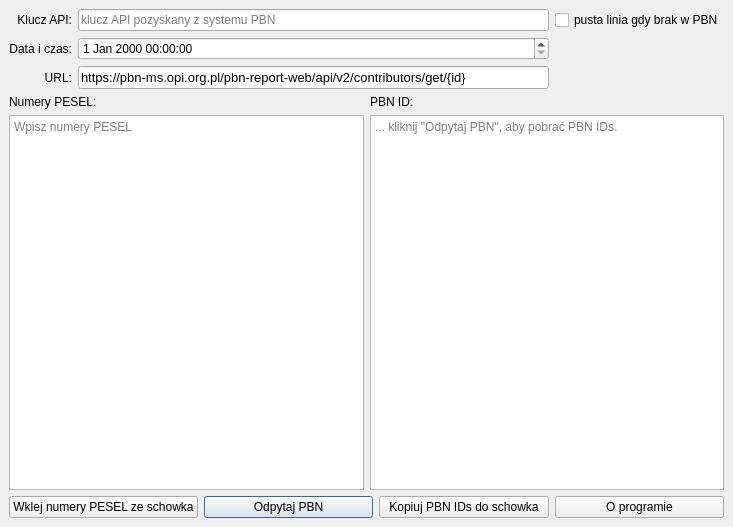
<?xml version="1.0" encoding="UTF-8"?>
<ui version="4.0">
 <class>MainWindow</class>
 <widget class="QMainWindow" name="MainWindow">
  <property name="geometry">
   <rect>
    <x>0</x>
    <y>0</y>
    <width>733</width>
    <height>527</height>
   </rect>
  </property>
  <property name="cursor">
   <cursorShape>ArrowCursor</cursorShape>
  </property>
  <property name="windowTitle">
   <string>pesel2pbn</string>
  </property>
  <widget class="QWidget" name="centralwidget">
   <property name="minimumSize">
    <size>
     <width>733</width>
     <height>363</height>
    </size>
   </property>
   <layout class="QGridLayout" name="gridLayout_2">
    <item row="0" column="0">
     <layout class="QVBoxLayout" name="verticalLayout_3">
      <item>
       <layout class="QGridLayout" name="gridLayout">
        <item row="2" column="0">
         <widget class="QLabel" name="label_5">
          <property name="text">
           <string>Data i czas:</string>
          </property>
          <property name="alignment">
           <set>Qt::AlignRight|Qt::AlignTrailing|Qt::AlignVCenter</set>
          </property>
         </widget>
        </item>
        <item row="0" column="3">
         <widget class="QCheckBox" name="emptyLineIfNoPBN">
          <property name="toolTip">
           <string>&lt;html&gt;&lt;head/&gt;&lt;body&gt;&lt;p&gt;Jeżeli brak danego PESEL w PBN, program wstawi domyślnie tekst &amp;quot;Brak w PBN&amp;quot; w listę rezultatów. &lt;/p&gt;&lt;p&gt;Jednakże, jeżeli pożądane przez Ciebie działanie to wstawienie tam pustej linii, wówczas zaznacz tę kontrolkę.&lt;/p&gt;&lt;/body&gt;&lt;/html&gt;</string>
          </property>
          <property name="text">
           <string>pusta linia gdy brak w PBN</string>
          </property>
         </widget>
        </item>
        <item row="2" column="2">
         <widget class="QDateTimeEdit" name="dateTimeEdit">
          <property name="toolTip">
           <string>Parametr daty i czasu zostanie użyty do wygenerowania klucza dostępowego API</string>
          </property>
         </widget>
        </item>
        <item row="0" column="0">
         <widget class="QLabel" name="label">
          <property name="text">
           <string>Klucz API:</string>
          </property>
          <property name="alignment">
           <set>Qt::AlignRight|Qt::AlignTrailing|Qt::AlignVCenter</set>
          </property>
         </widget>
        </item>
        <item row="0" column="2">
         <widget class="QLineEdit" name="token">
          <property name="toolTip">
           <string>Token autoryzacyjny może otrzymać osoba mająca uprawnienia 
zarządzającego bibliografią w POLon/PBN.</string>
          </property>
          <property name="placeholderText">
           <string>klucz API pozyskany z systemu PBN</string>
          </property>
         </widget>
        </item>
        <item row="3" column="0">
         <widget class="QLabel" name="label_4">
          <property name="text">
           <string>URL:</string>
          </property>
          <property name="alignment">
           <set>Qt::AlignRight|Qt::AlignTrailing|Qt::AlignVCenter</set>
          </property>
         </widget>
        </item>
        <item row="3" column="2">
         <widget class="QLineEdit" name="url">
          <property name="font">
           <font>
            <pointsize>10</pointsize>
           </font>
          </property>
          <property name="text">
           <string>https://pbn-ms.opi.org.pl/pbn-report-web/api/v2/contributors/get/{id}</string>
          </property>
          <property name="placeholderText">
           <string>adres URL do wykonania zapytania o PBN ID</string>
          </property>
         </widget>
        </item>
       </layout>
      </item>
      <item>
       <layout class="QHBoxLayout" name="horizontalLayout_2">
        <item>
         <layout class="QVBoxLayout" name="verticalLayout">
          <item>
           <widget class="QLabel" name="label_2">
            <property name="text">
             <string>Numery PESEL:</string>
            </property>
           </widget>
          </item>
          <item>
           <widget class="QPlainTextEdit" name="numeryPESEL">
            <property name="placeholderText">
             <string>Wpisz numery PESEL</string>
            </property>
           </widget>
          </item>
         </layout>
        </item>
        <item>
         <layout class="QVBoxLayout" name="verticalLayout_2">
          <item>
           <widget class="QLabel" name="label_3">
            <property name="text">
             <string>PBN ID:</string>
            </property>
           </widget>
          </item>
          <item>
           <widget class="QPlainTextEdit" name="numeryPBN">
            <property name="readOnly">
             <bool>true</bool>
            </property>
            <property name="placeholderText">
             <string>... kliknij &quot;Odpytaj PBN&quot;, aby pobrać PBN IDs.</string>
            </property>
           </widget>
          </item>
         </layout>
        </item>
       </layout>
      </item>
      <item>
       <layout class="QHBoxLayout" name="horizontalLayout_3">
        <item>
         <widget class="QPushButton" name="pastePESEL">
          <property name="text">
           <string>Wklej numery PESEL ze schowka</string>
          </property>
         </widget>
        </item>
        <item>
         <widget class="QPushButton" name="wykonajButton">
          <property name="toolTip">
           <string>Kliknij, aby uruchomić procedurę pobrania numerów z PBN.</string>
          </property>
          <property name="text">
           <string>Odpytaj PBN</string>
          </property>
          <property name="shortcut">
           <string>Alt+W</string>
          </property>
          <property name="autoDefault">
           <bool>false</bool>
          </property>
          <property name="default">
           <bool>true</bool>
          </property>
         </widget>
        </item>
        <item>
         <widget class="QPushButton" name="copyPBN">
          <property name="text">
           <string>Kopiuj PBN IDs do schowka</string>
          </property>
         </widget>
        </item>
        <item>
         <widget class="QPushButton" name="oProgramie">
          <property name="text">
           <string>O programie</string>
          </property>
         </widget>
        </item>
       </layout>
      </item>
     </layout>
    </item>
   </layout>
  </widget>
  <action name="actionO_programie">
   <property name="text">
    <string>O programie</string>
   </property>
  </action>
 </widget>
 <resources/>
 <connections/>
</ui>
